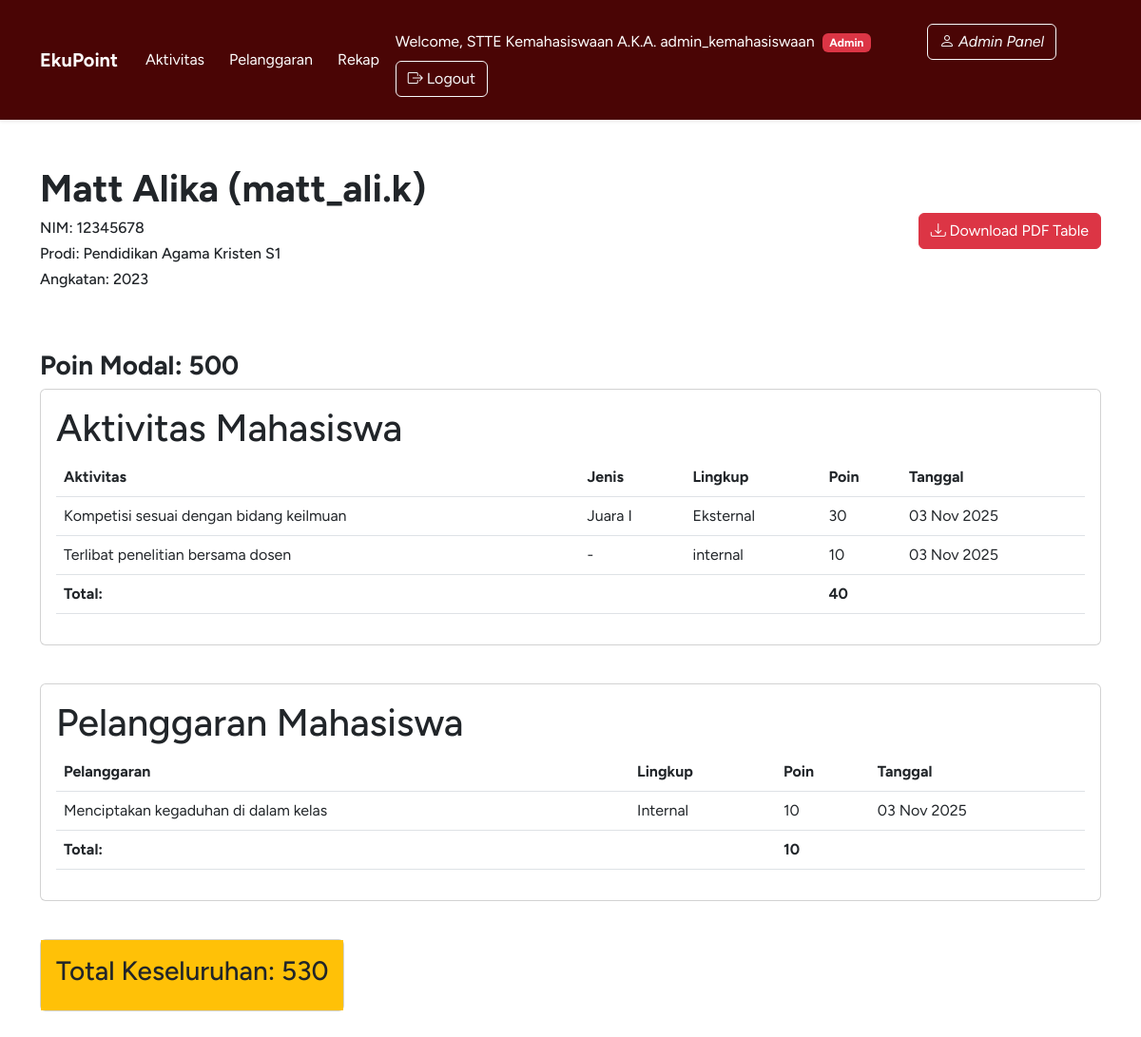
/rekap/2/ (signed in), run on the app's committed database.
### contacts/models.py (models this page shows, shortened)
class User(AbstractUser):
    nim = models.CharField(max_length=10, blank=True, null=True)
    prodi = models.ForeignKey(Prodi, on_delete=models.SET_NULL, blank=True, null=True, related_name='users_prodi')
    angkatan = models.ForeignKey(Angkatan, on_delete=models.SET_NULL, blank=True, null=True, related_name='users')
    @property
    def modal_poin_awal(self):
        if self.angkatan:
            return self.angkatan.modal_poin
        return 100

class Prodi(models.Model):
    prodi = models.CharField(max_length=50, blank=True, null=True)
    strata = models.CharField(max_length=2, blank=True, null=True)
    def __str__(self):
        return f"{self.prodi} {self.strata}"

class Angkatan(models.Model):
    angkatan = models.CharField(max_length=4, blank=True, null=True)
    modal_poin = models.IntegerField(default=100)
    def __str__(self):
        return f"{self.angkatan}"

class Aktivitas(models.Model):
    AKT_STATUS_CHOICES = (
        ('pending', 'Pending'),
        ('approved', 'Approved'),
        ('rejected', 'Rejected'),
    )
    user = models.ForeignKey(User, on_delete=models.CASCADE, related_name='aktivitas_records', blank=True, null=True)
    aturan_merit = models.ForeignKey(Merit, on_delete=models.CASCADE, related_name='instances', blank=True, null=True)
    aktivitas = models.ForeignKey(Merit, on_delete=models.CASCADE, related_name='aktivitas_detail', blank=True, null=True)
    jenis = models.ForeignKey(Merit, on_delete=models.CASCADE, related_name='jenis_detail', blank=True, null=True)
    lingkup = models.ForeignKey(Merit, on_delete=models.CASCADE, related_name='lingkup_detail', blank=True, null=True)
    poin = models.ForeignKey(Merit, on_delete=models.CASCADE, related_name='poin_detail', blank=True, null=True)
    kuantitas = models.IntegerField(default=1)
    keterangan = models.TextField(blank=True, null=True)
    file = models.URLField(blank=True, null=True)
    status = models.CharField(max_length=25, choices=AKT_STATUS_CHOICES, default='pending')
    created_at = models.DateTimeField(auto_now_add=True, blank=True, null=True)
    @property
    def poin(self):
        if self.aturan_merit:
            return self.aturan_merit.poin * self.kuantitas
        return 0

class Merit(models.Model):
    AKT_LINGKUP_CHOICES = (
        ('internal', 'Internal'),
        ('eksternal', 'Eksternal'),
    )
    bidang = models.TextField()
    aktivitas = models.TextField()
    jenis = models.TextField()
    lingkup = models.TextField(max_length=25, choices=AKT_LINGKUP_CHOICES, default='internal')
    poin = models.IntegerField()

class Pelanggaran(models.Model):
    user = models.ForeignKey(User, on_delete=models.CASCADE, related_name='pelanggaran_records', blank=True, null=True)
    aturan_demerit = models.ForeignKey(Demerit, on_delete=models.CASCADE, related_name='instances', blank=True, null=True)
    pelanggaran = models.ForeignKey(Demerit, on_delete=models.CASCADE, related_name='pelanggaran_detail', blank=True, null=True)
    lingkup = models.ForeignKey(Demerit, on_delete=models.CASCADE, related_name='lingkup_detail', blank=True, null=True)
    poin = models.ForeignKey(Demerit, on_delete=models.CASCADE, related_name='poin_detail', blank=True, null=True)
    kuantitas = models.IntegerField(default=1)
    keterangan = models.TextField(blank=True, null=True)
    created_at = models.DateTimeField(auto_now_add=True, blank=True, null=True)
    @property
    def poin(self):
        if self.aturan_demerit:
            return self.aturan_demerit.poin * self.kuantitas
        return 0

class Demerit(models.Model):
    AKT_LINGKUP_CHOICES = (
        ('internal', 'Internal'),
        ('eksternal', 'Eksternal'),
    )
    pelanggaran = models.TextField()
    lingkup = models.TextField(max_length=25, choices=AKT_LINGKUP_CHOICES, default='internal')
    poin = models.IntegerField()

### contacts/views.py (the view)
# urls.py: path('rekap/<int:user_id>/', views.user_rekap, name='user_rekap'),
@login_required
def user_rekap(request, user_id):
    aktivitas_records = Aktivitas.objects.order_by('-created_at').filter(user__id=user_id, status="approved")
    pelanggaran_records = Pelanggaran.objects.order_by('-created_at').filter(user__id=user_id)
    user_obj = get_object_or_404(User, id=user_id)
    user_akt_total = aktivitas_records.filter(status="approved").aggregate(total=Sum(F('aturan_merit__poin') * F('kuantitas')))['total'] or 0
    user_pel_total = pelanggaran_records.aggregate(total=Sum(F('aturan_demerit__poin') * F('kuantitas')))['total'] or 0
    modal_poin = user_obj.modal_poin_awal
    user_net_total = user_akt_total - user_pel_total + modal_poin  # poin modal tergantung angkatan
    context = {'aktivitas_records': aktivitas_records, 'user_obj': user_obj, 'pelanggaran_records': pelanggaran_records,
               'user_akt_total': user_akt_total, 'user_pel_total': user_pel_total, 'user_net_total': user_net_total,
               'modal_poin': modal_poin}
    return render(request, 'rekap_details.html', context)

### contacts/context_processors.py (called while the page is built)
def user_groups(request):
    if request.user.is_authenticated:
        return {
            'is_student': request.user.groups.filter(name='Student').exists(),
            'is_admin': request.user.is_superuser,
            'is_staff': request.user.is_staff,
            'user_groups': list(request.user.groups.values_list('name', flat=True))
        }
    return {}

### contacts/templates/rekap_details.html (shortened to what this page needs)
{% extends 'header.html' %}
{% load static %}
{% block content %}
<div class="d-flex justify-content-between align-items-center mb-3">
<div>
<h1><strong>{{ user_obj.get_full_name }} ({{ user_obj.username }})</strong></h1>
<h6>NIM: {{ user_obj.nim }}</h6>
<h6>Prodi: {{ user_obj.prodi }}</h6>
<h6>Angkatan: {{ user_obj.angkatan }}</h6>
</div>
<a class="btn btn-danger btn-xs" href="{% url 'generate_user_table_pdf' user_obj.id %}?download=true"><i class="bi bi-download"></i></i> Download PDF Table</a>
</div>
<p>&nbsp</p>
<h3><strong>Poin Modal: {{ modal_poin }}</strong></h3>
<div class="card">
    <div class="card-body overflow-x-auto">
    <h1>Aktivitas Mahasiswa</h1>
        <table class="table table-xs table-hover">
            <thead>
                <tr>
                    <th>Aktivitas</th>
                    <th>Jenis</th>
                    <th>Lingkup</th>
                    <th>Poin</th>
                    <th>Tanggal</th>
                </tr>
            </thead>
            <tbody>
            {% for akt in aktivitas_records %}
                <tr class="hover:bg-base-300">
                    <td>{{ akt.aturan_merit.aktivitas }}</td>
                    <td>{{ akt.aturan_merit.jenis }}</td>
                    <td>{{ akt.aturan_merit.lingkup }}</td>
                    <td>{{ akt.poin }}</td>
                    <td>{{ akt.created_at|date:"d M Y" }}</td>
                </tr>
            {% empty %}
                <tr class="hover:bg-base-300"><td colspan="6" class="text-center">Belum ada data.</td></tr>
            {% endfor %}
                <tr class="akt_total">
                    <td><strong>Total: </strong></td>
                    <td></td>
                    <td></td>
                    <td><b>{{ user_akt_total }}</b></td>
                    <td></td>
                </tr>
            </tbody>
        </table>
    </div>
</div>
<p>&nbsp</p>
<div class="card">
    <div class="card-body overflow-x-auto">
    <h1>Pelanggaran Mahasiswa</h1>
        <table class="table table-xs table-hover">
            <thead>
                <tr>
                    <th>Pelanggaran</th>
                    <th>Lingkup</th>
                    <th>Poin</th>
                    <th>Tanggal</th>
                </tr>
            </thead>
            <tbody>
            {% for pel in pelanggaran_records %}
                <tr class="hover:bg-base-300">
                    <td>{{ pel.aturan_demerit.pelanggaran }}</td>
                    <td>{{ pel.aturan_demerit.lingkup }}</td>
                    <td>{{ pel.poin }}</td>
                    <td>{{ pel.created_at|date:"d M Y" }}</td>
                </tr>
            {% empty %}
                <tr class="hover:bg-base-300"><td colspan="6" class="text-center">Belum ada data.</td></tr>
            {% endfor %}
                <tr class="hover:bg-base-300">
                    <td><strong>Total: </strong></td>
                    <td></td>
                    <td><b>{{ user_pel_total }}</b></td>
                    <td></td>
                </tr>
            </tbody>
        </table>
    </div>
</div>
<p>&nbsp</p>
<div class="d-flex justify-content-between align-items-center mb-3">
    <div class="card">
        <div class="card-body justify-content-between overflow-x-auto bg-warning">
            <h3>Total Keseluruhan: {{ user_net_total }}</h3>
        </div>
    </div>
</div>
<p>&nbsp</p>
{% endblock %}

### contacts/templates/header.html (shortened to what this page needs)
{% load static %}
<!DOCTYPE html>
<html lang="en">
<head>
    <link href="https://cdn.jsdelivr.net/npm/bootstrap@5.3.0/dist/css/bootstrap.min.css" rel="stylesheet">
    <link rel="stylesheet" href="https://cdn.jsdelivr.net/npm/bootstrap-icons@1.10.0/font/bootstrap-icons.css">
</head>
<body style="font-family: Figtree, sans-serif;">
    <nav class="navbar navbar-expand-lg navbar-dark custom-color sticky-header shadow-sm p-3 mb-5">
        <div class="container">
        <div class="navbar-center">
            <a class="navbar-brand" href="{% url 'dashboard' %}"><strong>EkuPoint</strong></a>
        </div>
        <div class="navbar navbar-expand-lg">
            <a class="btn btn-ghost" style="color: #FFFFFF" href="{% url 'aktivitas_list' %}">Aktivitas</a>
            <a class="btn btn-ghost" style="color: #FFFFFF" href="{% url 'pelanggaran_list' %}">Pelanggaran</a>
            {% if is_admin or is_staff %}
            <a class="btn btn-ghost" style="color: #FFFFFF" href="{% url 'rekap' %}">Rekap</a>
            {% else %}
            <p></p>
            {% endif %}
                <p>&nbsp</p>
            </div>
            <div class="navbar bg-base-100">
                    <span class="navbar-text me-3" style="color: #FFFFFF">Welcome, {{ user.get_full_name }} A.K.A. {{ user.username }}
                {% if is_admin or is_staff %}
                    <span class="badge bg-danger ms-1">Admin</span>
                {% else %}
                    <span class="badge bg-info ms-1">Student</span>
                {% endif %}
                </span>
            {% if is_admin or is_staff %}
                    <a class="btn btn-outline-light btn-xs" href="{% url 'admin:index' %}"><i class="bi bi-person"> Admin Panel</i></a>
            {% else %}
                    <p></p>
            {% endif %}
            <p>&nbsp</p>
            <a class="btn btn-outline-light btn-xs" href="{% url 'logout' %}"><i class="bi bi-box-arrow-right"></i> Logout</a>
            </div>
            </div>
    </nav>
    <main class="container mt-4">
        {% block content %}{% endblock %}
    </main>
</body>
</html>

### contacts/templates/header.html (style rules this page uses)
.custom-color { background-color: #4a0505ff; }
.sticky-header { position: sticky; top: 0; }

### contacts/templates/rekap_details.html (style rules this page uses)
.akt_total { background-color: #238500ff; }

### data on the page
User: get_full_name "STTE Kemahasiswaan", username "admin_kemahasiswaan"
User: get_full_name "Matt Alika", username "matt_ali.k", nim "12345678", prodi "Pendidikan Agama Kristen S1", angkatan "2023"
Aktivitas: aturan_merit.aktivitas "Kompetisi sesuai dengan bidang keilmuan", aturan_merit.jenis "Juara I", aturan_merit.lingkup "Eksternal", poin "30", created_at "03 Nov 2025"
Aktivitas: aturan_merit.aktivitas "Terlibat penelitian bersama dosen", aturan_merit.jenis "-", aturan_merit.lingkup "internal", poin "10", created_at "03 Nov 2025"
Pelanggaran: aturan_demerit.pelanggaran "Menciptakan kegaduhan di dalam kelas", aturan_demerit.lingkup "Internal", poin "10", created_at "03 Nov 2025"

### other printed values
{{ modal_poin }} "500"
{{ user_akt_total }} "40"
{{ user_pel_total }} "10"
{{ user_net_total }} "530"
